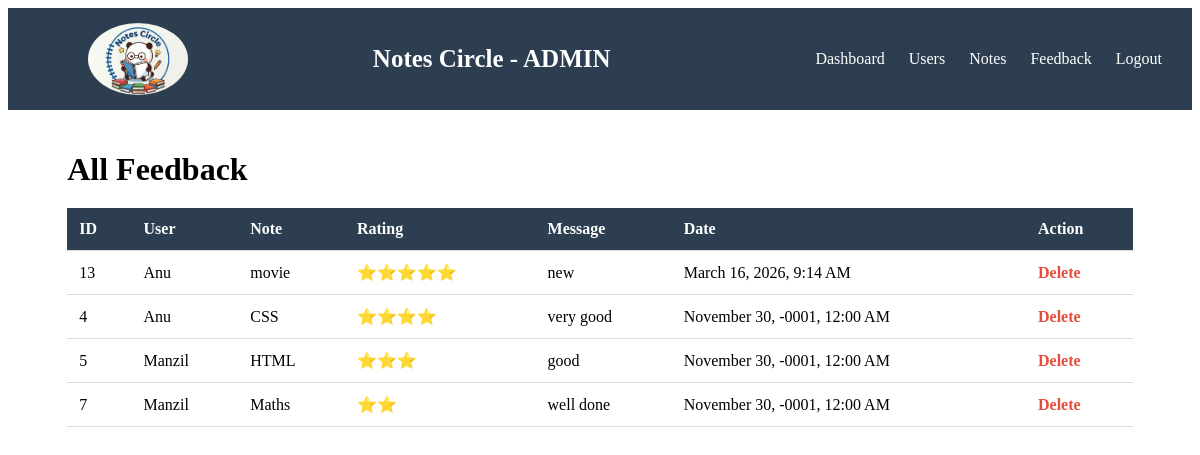
The page /notescircle/admin/view_feedback.php (signed in) on the database its author committed.
### tables this page shows
CREATE TABLE `feedback` (
  `feedback_id` int(11) NOT NULL,
  `user_id` int(11) NOT NULL,
  `message` text NOT NULL,
  `rating` int(1) NOT NULL,
  `created_at` timestamp NOT NULL DEFAULT current_timestamp(),
  `note_id` int(11) NOT NULL
);

CREATE TABLE `users` (
  `id` int(11) NOT NULL,
  `name` varchar(100) NOT NULL,
  `email` varchar(100) NOT NULL,
  `password` varchar(255) NOT NULL,
  `created_at` timestamp NOT NULL DEFAULT current_timestamp() ON UPDATE current_timestamp(),
  `profile_photo` varchar(255) DEFAULT NULL
);

CREATE TABLE `notes` (
  `note_id` int(11) NOT NULL,
  `user_id` int(11) NOT NULL,
  `title` varchar(255) NOT NULL,
  `content` text NOT NULL,
  `created_at` timestamp NOT NULL DEFAULT current_timestamp(),
  `updated_at` timestamp NOT NULL DEFAULT current_timestamp(),
  `file_name` varchar(255) DEFAULT NULL,
  `category` varchar(100) NOT NULL,
  `cover_image` varchar(255) DEFAULT NULL,
  `tags` varchar(255) DEFAULT NULL,
  `downloads` int(11) DEFAULT 0,
  `status` varchar(20) DEFAULT 'active'
);

### notescircle/admin/view_feedback.php (the view, shortened to what this page needs)
<?php
include("../config/db.php");
$sql = "SELECT feedback.feedback_id, feedback.rating, feedback.message, feedback.created_at,
        users.name, notes.title
        FROM feedback
        JOIN users ON feedback.user_id = users.id
        JOIN notes ON feedback.note_id = notes.note_id
        ORDER BY feedback.created_at DESC";
$result = mysqli_query($conn, $sql);
?>
<!DOCTYPE html>
<html>
<head>
    <link rel="stylesheet" href="../css/admin.css">
</head>
<body>
    <div class="topbar">
        <img src="../uploads/logo.jpeg" class="logo">
        <div class="logo-name">
            Notes Circle - ADMIN
        </div>
        <div class="nav-links">
            <a href="admin_dashboard.php">Dashboard</a>
            <a href="view_users.php">Users</a>
            <a href="view_notes.php">Notes</a>
            <a href="view_feedback.php">Feedback</a>
            <a href="admin_logout.php" class="logout">Logout</a>
        </div>
    </div>
    <div class="container">
        <h1 class="page-title">All Feedback</h1>
        <div class="table-section">
            <table class="dashboard-table">
                <tr>
                    <th>ID</th>
                    <th>User</th>
                    <th>Note</th>
                    <th>Rating</th>
                    <th>Message</th>
                    <th>Date</th>
                    <th>Action</th>
                </tr>
                <?php
                if (mysqli_num_rows($result) > 0) {
                    while ($row = mysqli_fetch_assoc($result)) {
                        $stars = str_repeat("⭐", $row['rating']);
                        ?>
                        <tr>
                            <td><?php echo $row['feedback_id']; ?></td>
                            <td><?php echo htmlspecialchars($row['name']); ?></td>
                            <td><?php echo htmlspecialchars($row['title']); ?></td>
                            <td><?php echo $stars; ?></td>
                            <td>
                                <?php echo nl2br(htmlspecialchars($row['message'])); ?>
                            </td>
                            <td><?php echo date('F j, Y, g:i A', strtotime($row['created_at'])); ?></td>
                            <td>
                                <a href="delete_feedback.php?id=<?php echo $row['feedback_id']; ?>"
                                    onclick="return confirm('Delete this feedback?')">
                                    Delete
                                </a>
                            </td>
                        </tr>
                        <?php
                    }
                } else {
                    echo "<tr><td colspan='7'>No Feedback Found</td></tr>";
                }
                ?>
            </table>
        </div>
    </div>
</body>
</html>

### notescircle/css/admin.css (style rules this page uses)
.topbar { display:flex; justify-content:space-between; align-items:center; background:#2c3e50; color:white; padding:15px 30px; }
.logo-name { font-size:25px; font-weight:bold; }
.nav-links a { color:white; margin-left:20px; text-decoration:none; font-weight:500; }
.logout { color:#ff7675; }
.container { width:90%; margin:auto; padding:20px; }
.page-title { margin-bottom:20px; }
.table-section { margin-bottom:40px; }
.dashboard-table { width:100%; border-collapse:collapse; background:white; }
.dashboard-table th, .dashboard-table td { padding:12px; border-bottom:1px solid #ddd; text-align:left; }
.dashboard-table th { background:#2c3e50; color:white; }
.logo { width: 100px; border-radius: 50%; margin-left: 50px }
.dashboard-table a { color:#e74c3c; font-weight:bold; text-decoration:none; }
.dashboard-table td:nth-child(3) { max-width:300px; overflow:auto; }
.dashboard-table td:nth-child(5) { max-width:300px; overflow:auto; }

### rows shown on the page
feedback: feedback_id "13", user.name "Anu", note.title "movie", rating "⭐⭐⭐⭐⭐", message "new", created_at "March 16, 2026, 9:14 AM"
feedback: feedback_id "4", user.name "Anu", note.title "CSS", rating "⭐⭐⭐⭐", message "very good", created_at "November 30, -0001, 12:00 AM"
feedback: feedback_id "5", user.name "Manzil", note.title "HTML", rating "⭐⭐⭐", message "good", created_at "November 30, -0001, 12:00 AM"
feedback: feedback_id "7", user.name "Manzil", note.title "Maths", rating "⭐⭐", message "well done", created_at "November 30, -0001, 12:00 AM"
